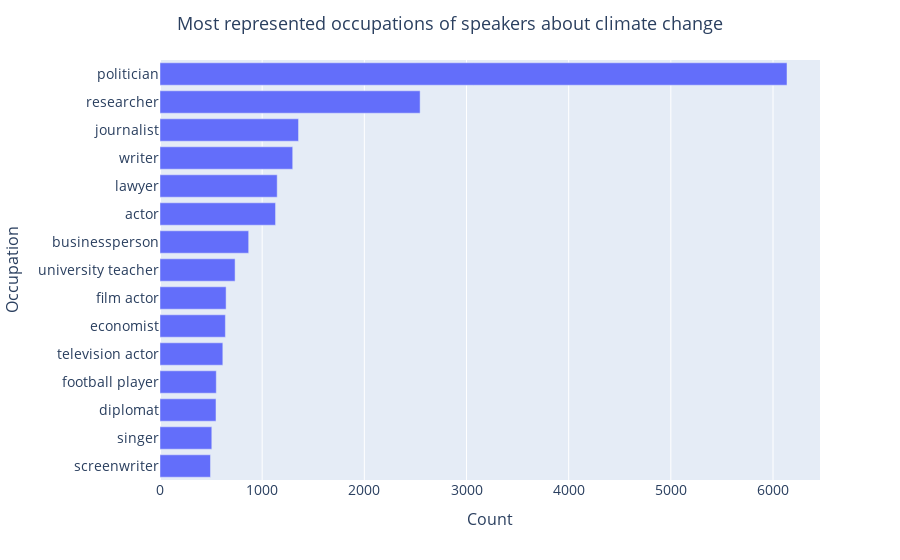

Notebook code for this chart:
### Code cell
fig = px.bar(occupations[0:15], x='count', y='occupation', orientation='h')

fig.update_layout(yaxis_autorange="reversed")

fig.update_xaxes(title_text='Count', title_font_size=16, tickfont_size=14)
fig.update_yaxes(title_text='Occupation', title_font_size=16, tickfont_size=14)
fig.update_layout(title='Most represented occupations of speakers about climate change',
 title_x=0.5, title_font_size=18, legend_font_size=14)

#fig.write_html('occupation.html')
fig.show()

### Figure 1 — Plotly figure (JSON) as saved in the notebook; plotly's stock layout.template omitted (floating-point values rounded to 4 significant figures)
{"data": [{"alignmentgroup": "True", "hovertemplate": "count=%{x}<br>occupation=%{y}<extra></extra>", "legendgroup": "", "marker": {"color": "#636efa", "pattern": {"shape": ""}}, "name": "", "offsetgroup": "", "orientation": "h", "showlegend": false, "textposition": "auto", "type": "bar", "x": [6137, 2546, 1356, 1299, 1147, 1131, 868, 735, 647, 640, 615, 551, 548, 507, 494], "xaxis": "x", "y": ["politician", "researcher", "journalist", "writer", "lawyer", "actor", "businessperson", "university teacher", "film actor", "economist", "television actor", "football player", "diplomat", "singer", "screenwriter"], "yaxis": "y"}], "layout": {"barmode": "relative", "legend": {"font": {"size": 14}, "tracegroupgap": 0}, "margin": {"t": 60}, "title": {"font": {"size": 18}, "text": "Most represented occupations of speakers about climate change", "x": 0.5}, "xaxis": {"anchor": "y", "domain": [0, 1], "tickfont": {"size": 14}, "title": {"font": {"size": 16}, "text": "Count"}}, "yaxis": {"anchor": "x", "autorange": "reversed", "domain": [0, 1], "tickfont": {"size": 14}, "title": {"font": {"size": 16}, "text": "Occupation"}}}}
